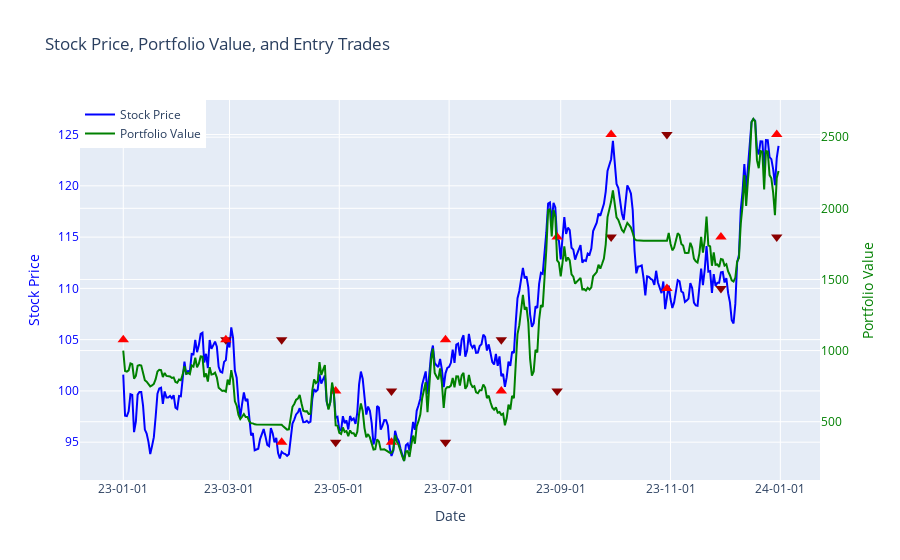

Source (notebook cell):
### Code cell
# Long call, rollover before 2 days, roll to ATM, 30 days+
n_option_legs = 1
entry_position = 1
find_options_by: FindOptionsBy = {
    "option_type": "call",
    "dte_gt": 29,
    "dte_lt": 61,
    "sort_by_delta_near": 0.5,
}
rollover_criteria: ShouldRolloverCriteria = {"dte_lt": 2}

s1 = create_rollover_strategy(
    n_option_legs,
    entry_position,
    find_options_by,
    rollover_criteria,
)
demo(s1)

### Figure 1 — Plotly figure (JSON) as saved in the notebook; plotly's stock layout.template omitted (floating-point values rounded to 4 significant figures; data arrays with more than 128 entries replaced by an {"elided": "..."} marker saying what was removed)
{"data": [{"line": {"color": "blue"}, "name": "Stock Price", "type": "scatter", "x": {"elided": "365 str values"}, "y": {"elided": "365 float values"}, "yaxis": "y"}, {"line": {"color": "green"}, "name": "Portfolio Value", "type": "scatter", "x": {"elided": "365 str values"}, "y": {"elided": "365 float values"}, "yaxis": "y2"}, {"hovertext": "Strike: 105.0<br>Expiry: 230228", "legendgroup": "markers", "marker": {"color": "red", "size": 10, "symbol": "triangle-up"}, "mode": "markers", "name": "Entry: XYZ230228C00105000", "showlegend": false, "type": "scatter", "x": ["2023-01-01T00:00:00"], "y": [105], "yaxis": "y"}, {"hovertext": "Strike: 105.0<br>Expiry: 230228", "legendgroup": "markers", "marker": {"color": "darkred", "size": 10, "symbol": "triangle-down"}, "mode": "markers", "name": "Entry: XYZ230228C00105000", "showlegend": false, "type": "scatter", "x": ["2023-02-27T00:00:00"], "y": [105], "yaxis": "y"}, {"hovertext": "Strike: 105.0<br>Expiry: 230331", "legendgroup": "markers", "marker": {"color": "red", "size": 10, "symbol": "triangle-up"}, "mode": "markers", "name": "Entry: XYZ230331C00105000", "showlegend": false, "type": "scatter", "x": ["2023-02-27T00:00:00"], "y": [105], "yaxis": "y"}, {"hovertext": "Strike: 105.0<br>Expiry: 230331", "legendgroup": "markers", "marker": {"color": "darkred", "size": 10, "symbol": "triangle-down"}, "mode": "markers", "name": "Entry: XYZ230331C00105000", "showlegend": false, "type": "scatter", "x": ["2023-03-30T00:00:00"], "y": [105], "yaxis": "y"}, {"hovertext": "Strike: 95.0<br>Expiry: 230430", "legendgroup": "markers", "marker": {"color": "red", "size": 10, "symbol": "triangle-up"}, "mode": "markers", "name": "Entry: XYZ230430C00095000", "showlegend": false, "type": "scatter", "x": ["2023-03-30T00:00:00"], "y": [95], "yaxis": "y"}, {"hovertext": "Strike: 95.0<br>Expiry: 230430", "legendgroup": "markers", "marker": {"color": "darkred", "size": 10, "symbol": "triangle-down"}, "mode": "markers", "name": "Entry: XYZ230430C00095000", "showlegend": false, "type": "scatter", "x": ["2023-04-29T00:00:00"], "y": [95], "yaxis": "y"}, {"hovertext": "Strike: 100.0<br>Expiry: 230531", "legendgroup": "markers", "marker": {"color": "red", "size": 10, "symbol": "triangle-up"}, "mode": "markers", "name": "Entry: XYZ230531C00100000", "showlegend": false, "type": "scatter", "x": ["2023-04-29T00:00:00"], "y": [100], "yaxis": "y"}, {"hovertext": "Strike: 100.0<br>Expiry: 230531", "legendgroup": "markers", "marker": {"color": "darkred", "size": 10, "symbol": "triangle-down"}, "mode": "markers", "name": "Entry: XYZ230531C00100000", "showlegend": false, "type": "scatter", "x": ["2023-05-30T00:00:00"], "y": [100], "yaxis": "y"}, {"hovertext": "Strike: 95.0<br>Expiry: 230630", "legendgroup": "markers", "marker": {"color": "red", "size": 10, "symbol": "triangle-up"}, "mode": "markers", "name": "Entry: XYZ230630C00095000", "showlegend": false, "type": "scatter", "x": ["2023-05-30T00:00:00"], "y": [95], "yaxis": "y"}, {"hovertext": "Strike: 95.0<br>Expiry: 230630", "legendgroup": "markers", "marker": {"color": "darkred", "size": 10, "symbol": "triangle-down"}, "mode": "markers", "name": "Entry: XYZ230630C00095000", "showlegend": false, "type": "scatter", "x": ["2023-06-29T00:00:00"], "y": [95], "yaxis": "y"}, {"hovertext": "Strike: 105.0<br>Expiry: 230731", "legendgroup": "markers", "marker": {"color": "red", "size": 10, "symbol": "triangle-up"}, "mode": "markers", "name": "Entry: XYZ230731C00105000", "showlegend": false, "type": "scatter", "x": ["2023-06-29T00:00:00"], "y": [105], "yaxis": "y"}, {"hovertext": "Strike: 105.0<br>Expiry: 230731", "legendgroup": "markers", "marker": {"color": "darkred", "size": 10, "symbol": "triangle-down"}, "mode": "markers", "name": "Entry: XYZ230731C00105000", "showlegend": false, "type": "scatter", "x": ["2023-07-30T00:00:00"], "y": [105], "yaxis": "y"}, {"hovertext": "Strike: 100.0<br>Expiry: 230831", "legendgroup": "markers", "marker": {"color": "red", "size": 10, "symbol": "triangle-up"}, "mode": "markers", "name": "Entry: XYZ230831C00100000", "showlegend": false, "type": "scatter", "x": ["2023-07-30T00:00:00"], "y": [100], "yaxis": "y"}, {"hovertext": "Strike: 100.0<br>Expiry: 230831", "legendgroup": "markers", "marker": {"color": "darkred", "size": 10, "symbol": "triangle-down"}, "mode": "markers", "name": "Entry: XYZ230831C00100000", "showlegend": false, "type": "scatter", "x": ["2023-08-30T00:00:00"], "y": [100], "yaxis": "y"}, {"hovertext": "Strike: 115.0<br>Expiry: 230930", "legendgroup": "markers", "marker": {"color": "red", "size": 10, "symbol": "triangle-up"}, "mode": "markers", "name": "Entry: XYZ230930C00115000", "showlegend": false, "type": "scatter", "x": ["2023-08-30T00:00:00"], "y": [115], "yaxis": "y"}, {"hovertext": "Strike: 115.0<br>Expiry: 230930", "legendgroup": "markers", "marker": {"color": "darkred", "size": 10, "symbol": "triangle-down"}, "mode": "markers", "name": "Entry: XYZ230930C00115000", "showlegend": false, "type": "scatter", "x": ["2023-09-29T00:00:00"], "y": [115], "yaxis": "y"}, {"hovertext": "Strike: 125.0<br>Expiry: 231031", "legendgroup": "markers", "marker": {"color": "red", "size": 10, "symbol": "triangle-up"}, "mode": "markers", "name": "Entry: XYZ231031C00125000", "showlegend": false, "type": "scatter", "x": ["2023-09-29T00:00:00"], "y": [125], "yaxis": "y"}, {"hovertext": "Strike: 125.0<br>Expiry: 231031", "legendgroup": "markers", "marker": {"color": "darkred", "size": 10, "symbol": "triangle-down"}, "mode": "markers", "name": "Entry: XYZ231031C00125000", "showlegend": false, "type": "scatter", "x": ["2023-10-30T00:00:00"], "y": [125], "yaxis": "y"}, {"hovertext": "Strike: 110.0<br>Expiry: 231130", "legendgroup": "markers", "marker": {"color": "red", "size": 10, "symbol": "triangle-up"}, "mode": "markers", "name": "Entry: XYZ231130C00110000", "showlegend": false, "type": "scatter", "x": ["2023-10-30T00:00:00"], "y": [110], "yaxis": "y"}, {"hovertext": "Strike: 110.0<br>Expiry: 231130", "legendgroup": "markers", "marker": {"color": "darkred", "size": 10, "symbol": "triangle-down"}, "mode": "markers", "name": "Entry: XYZ231130C00110000", "showlegend": false, "type": "scatter", "x": ["2023-11-29T00:00:00"], "y": [110], "yaxis": "y"}, {"hovertext": "Strike: 115.0<br>Expiry: 231231", "legendgroup": "markers", "marker": {"color": "red", "size": 10, "symbol": "triangle-up"}, "mode": "markers", "name": "Entry: XYZ231231C00115000", "showlegend": false, "type": "scatter", "x": ["2023-11-29T00:00:00"], "y": [115], "yaxis": "y"}, {"hovertext": "Strike: 115.0<br>Expiry: 231231", "legendgroup": "markers", "marker": {"color": "darkred", "size": 10, "symbol": "triangle-down"}, "mode": "markers", "name": "Entry: XYZ231231C00115000", "showlegend": false, "type": "scatter", "x": ["2023-12-30T00:00:00"], "y": [115], "yaxis": "y"}, {"hovertext": "Strike: 125.0<br>Expiry: 240131", "legendgroup": "markers", "marker": {"color": "red", "size": 10, "symbol": "triangle-up"}, "mode": "markers", "name": "Entry: XYZ240131C00125000", "showlegend": false, "type": "scatter", "x": ["2023-12-30T00:00:00"], "y": [125], "yaxis": "y"}], "layout": {"legend": {"orientation": "h", "x": 0, "y": 1}, "title": {"text": "Stock Price, Portfolio Value, and Entry Trades"}, "xaxis": {"tickformat": "%y-%m-%d", "title": {"text": "Date"}}, "yaxis": {"tickfont": {"color": "blue"}, "title": {"font": {"color": "blue"}, "text": "Stock Price"}}, "yaxis2": {"overlaying": "y", "side": "right", "tickfont": {"color": "green"}, "title": {"font": {"color": "green"}, "text": "Portfolio Value"}}}}
